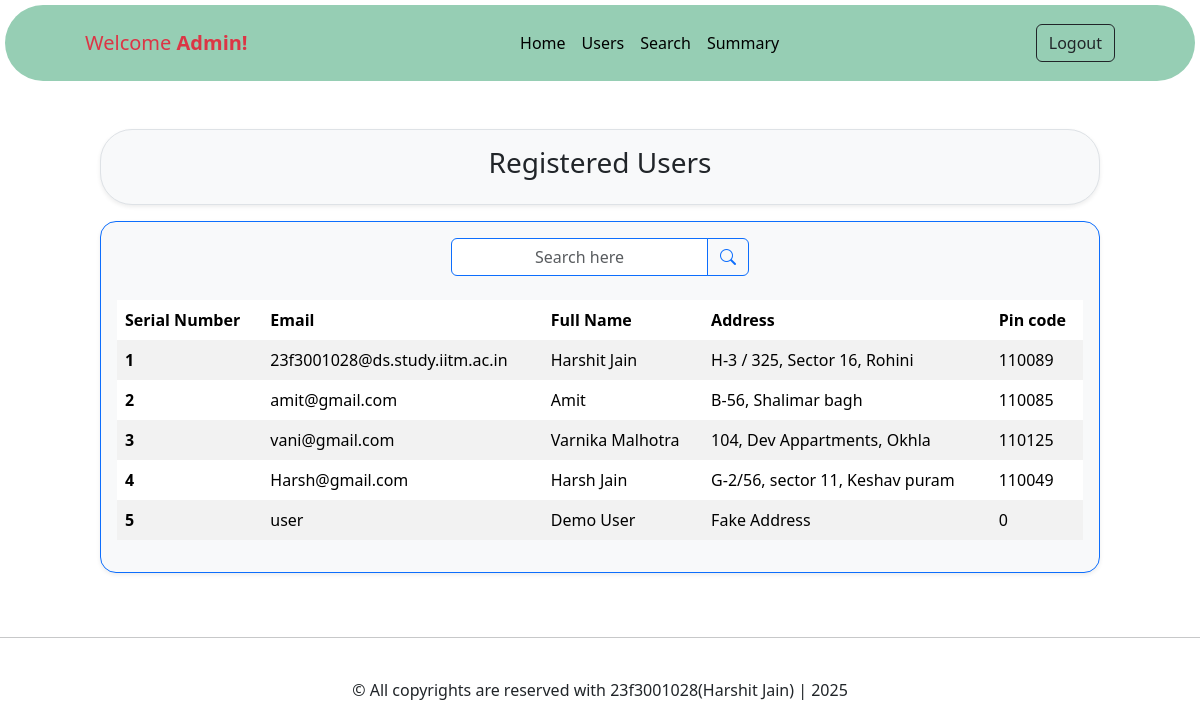
The page /view-users (signed in) on the database its author committed.
### app/models/client.py (models this page shows)
class client(db.Model):
    __tablename__ = 'client'
    email = db.Column(db.String(100), primary_key=True)
    name = db.Column(db.String(100), nullable=False)
    address = db.Column(db.String(250), nullable=False)
    pincode = db.Column(db.Integer, nullable=False)
    password = db.Column(db.String(100), nullable=False)

### app/routes/admin.py (the view)
@admin_bp.route('/view-users', methods=["POST", "GET"])
@admin_required
def view_users():
    if request.method == "POST":
        data = request.form.get('search_for')
        if data:
            search_for = f"%{data}%"
            users = client.query.filter(
                or_(
                        client.name.ilike(search_for),
                        client.email.ilike(search_for),
                        client.address.ilike(search_for),
                        cast(client.pincode, String).ilike(search_for)
                )
            ).all()
        else:
            flash("Please enter a keyword to search.", "warning")
            users = client.query.all()
            return render_template('admin/view_users.html', users=users)
    else:
        users = client.query.all()
    return render_template('admin/view_users.html', users=users)

### app/routes/admin.py (called while the page is built)
def admin_required(f):
    @wraps(f)
    def decorated_function(*args, **kwargs):
        if 'admin' not in session:
            return redirect(url_for('auth.adminlogin'))
        return f(*args, **kwargs)
    return decorated_function

### app/templates/admin/view_users.html (shortened to what this page needs)
{% extends "admin/base.html" %}
{% block heading %} Registered Users {%endblock%}
{% block content %}
<div class="container col-lg-10 mb-4 border border-primary rounded-4 shadow-sm p-3 bg-light">
<form action="{{ url_for('admin.view_users') }}" method="POST" class="d-flex justify-content-center align-items-center" role="search">
    <div class="input-group w-auto mb-4">
        <input type="text" id="searchbox" name="search_for" class="form-control text-center border-primary" placeholder="Search here" required>
        <button type="submit" class="btn btn-outline-primary" aria-label="Search">
            <i class="bi bi-search"></i>
        </button>
    </div>
</form>
<table class="table table-striped table-borderless align-middle table-hover">
    <thead>
        <th scope="col">Serial Number</th>
        <th scope="col">Email</th>
        <th scope="col">Full Name</th>
        <th scope="col">Address</th>
        <th scope="col">Pin code</th>
    </thead>
    <tbody>
        {% for user in users%}
        <tr>
            <th scope="row">{{ loop.index }}</th>
            <td>{{user.email}}</td>
            <td>{{user.name}}</td>
            <td>{{user.address}}</td>
            <td>{{user.pincode}}</td>
        </tr>
        {% else %}
            <tr>
                <td colspan="5" class="text-center text-muted">No users found.</td>
            </tr>
        {%endfor%}
    </tbody>
</table>
</div>
{%endblock%}

### rows shown on the page
client: email "23f3001028@ds.study.iitm.ac.in", name "Harshit Jain", address "H-3 / 325, Sector 16, Rohini", pincode "110089"
client: email "amit@gmail.com", name "Amit", address "B-56, Shalimar bagh", pincode "110085"
client: email "vani@gmail.com", name "Varnika Malhotra", address "104, Dev Appartments, Okhla", pincode "110125"
client: email "Harsh@gmail.com", name "Harsh Jain", address "G-2/56, sector 11, Keshav puram", pincode "110049"
client: email "user", name "Demo User", address "Fake Address", pincode "0"
